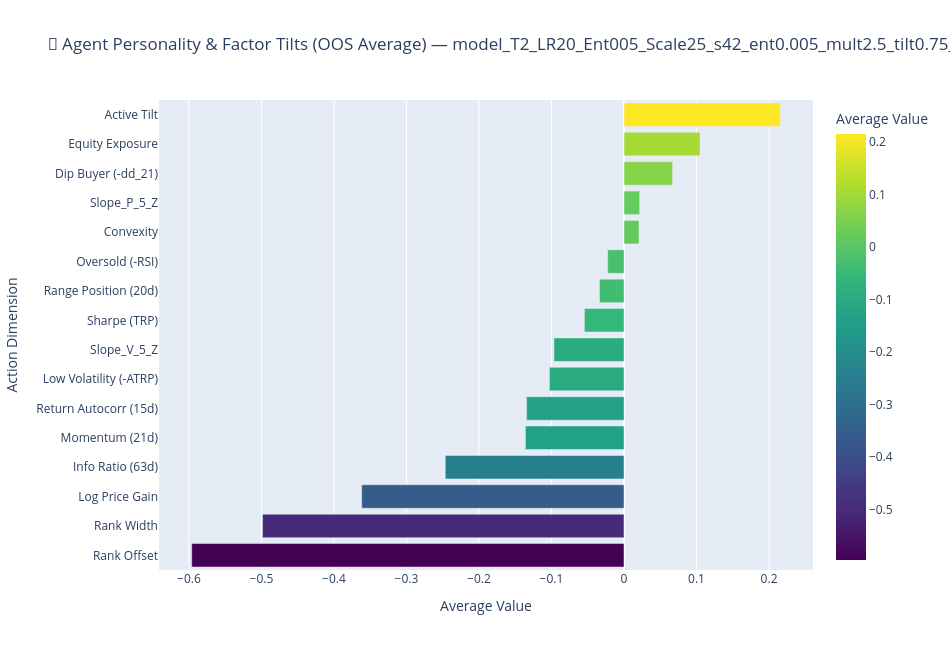

Write notebook code for a chart like this one.
### Code cell
# CELL 8: Strategy Personality & Allocation Dial Distribution
mean_actions = blotter_df[action_names].mean().reset_index()
mean_actions.columns = ["Action Dimension", "Average Value"]
mean_actions = mean_actions.sort_values("Average Value", ascending=True)

fig = px.bar(
    mean_actions,
    x="Average Value",
    y="Action Dimension",
    orientation="h",
    title=f"🤖 Agent Personality & Factor Tilts (OOS Average) — {target_file}",
    color="Average Value",
    color_continuous_scale="Viridis",
)
fig.update_layout(height=650, width=950)
fig.show()

### Figure 1 — Plotly figure (JSON) as saved in the notebook; plotly's stock layout.template omitted (floating-point values rounded to 4 significant figures)
{"data": [{"alignmentgroup": "True", "hovertemplate": "Average Value=%{marker.color}<br>Action Dimension=%{y}<extra></extra>", "legendgroup": "", "marker": {"color": [-0.5962, -0.4986, -0.3618, -0.2465, -0.136, -0.1344, -0.1029, -0.09664, -0.05463, -0.0339, -0.02258, 0.02073, 0.02158, 0.067, 0.1048, 0.2155], "coloraxis": "coloraxis", "pattern": {"shape": ""}}, "name": "", "offsetgroup": "", "orientation": "h", "showlegend": false, "textposition": "auto", "type": "bar", "x": [-0.5962, -0.4986, -0.3618, -0.2465, -0.136, -0.1344, -0.1029, -0.09664, -0.05463, -0.0339, -0.02258, 0.02073, 0.02158, 0.067, 0.1048, 0.2155], "xaxis": "x", "y": ["Rank Offset", "Rank Width", "Log Price Gain", "Info Ratio (63d)", "Momentum (21d)", "Return Autocorr (15d)", "Low Volatility (-ATRP)", "Slope_V_5_Z", "Sharpe (TRP)", "Range Position (20d)", "Oversold (-RSI)", "Convexity", "Slope_P_5_Z", "Dip Buyer (-dd_21)", "Equity Exposure", "Active Tilt"], "yaxis": "y"}], "layout": {"barmode": "relative", "coloraxis": {"colorbar": {"title": {"text": "Average Value"}}, "colorscale": [[0, "#440154"], [0.1111, "#482878"], [0.2222, "#3e4989"], [0.3333, "#31688e"], [0.4444, "#26828e"], [0.5556, "#1f9e89"], [0.6667, "#35b779"], [0.7778, "#6ece58"], [0.8889, "#b5de2b"], [1, "#fde725"]]}, "height": 650, "legend": {"tracegroupgap": 0}, "title": {"text": "🤖 Agent Personality & Factor Tilts (OOS Average) — model_T2_LR20_Ent005_Scale25_s42_ent0.005_mult2.5_tilt0.75_w3_g0.9_rsc25.0_lr0.0002_ep_72_rollsh_1.14_valsh_1.12.pt"}, "width": 950, "xaxis": {"anchor": "y", "domain": [0, 1], "title": {"text": "Average Value"}}, "yaxis": {"anchor": "x", "domain": [0, 1], "title": {"text": "Action Dimension"}}}}
